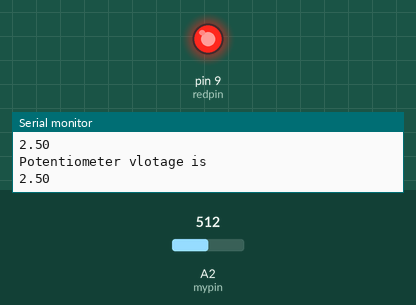
Bench run of a sketch on a simulated Arduino Uno, built with avr-gcc and run on an emulated ATmega328P. Parts: output pins drawn as LEDs (lit = HIGH), the last lines printed to the serial monitor. Inputs (shaded band) come from the test bench; at power-on: A2 (mypin) = 512.

Above: at 1.2 s.
1.3 s: A2 (mypin) set to 601
2.8 s: A2 (mypin) set to 629
At 3.5 s:
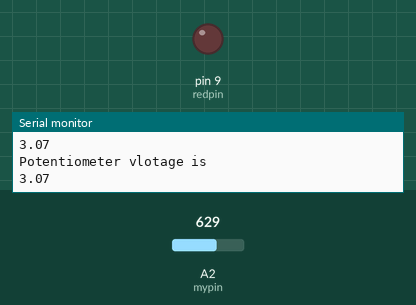
4.5 s: A2 (mypin) set to 511
At 4.8 s:
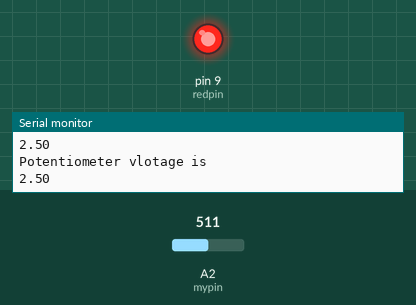
6.0 s: A2 (mypin) set to 417
7.5 s: A2 (mypin) set to 395
At 8.6 s:
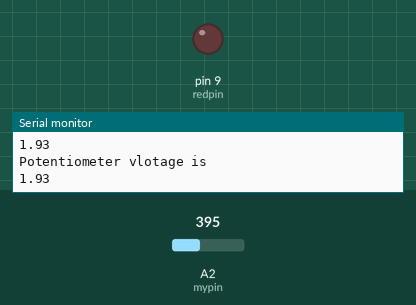
Timing chart, 0 to 10.0 s (numbered marks = the images above; inputs shaded):
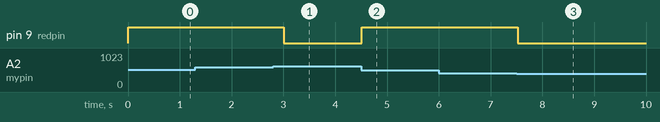

The sketch:

ifstatemnet.ino
```cpp
int mypin = A2;
int readval;
int dt = 250;
float v2;
int redpin = 9;
void setup() {
  // put your setup code here, to run once:
  Serial.begin(9600);
  pinMode(mypin, INPUT);
  pinMode(redpin, OUTPUT);
}

void loop() {
  // put your main code here, to run repeatedly:
  readval = analogRead(mypin);
  v2 = (5. / 1023.) * readval;
  Serial.println("Potentiometer vlotage is ");
  Serial.println(v2);
  // if (v2 >= 4.0) {
   if (v2>2 && v2<3) {
  //  if (v2>2 ==v2<3) {
    digitalWrite(redpin, HIGH);
  }
  // if (v2 <= 4.0) {
  // if (v2  != 5.0) {
  if (v2 <2 || v2>3) {
    digitalWrite(redpin, LOW);
  }

  delay(dt);
}
```

Measured:
- the behaviour switches between 613 and 614 on A2 (mypin) (found by bisection; images 0 and 1)
- the behaviour switches between 410 and 409 on A2 (mypin) (found by bisection; images 2 and 3)
- after the input at 2.8 s, pin 9 (redpin): HIGH → LOW after 0.21 s
- after the input at 4.5 s, pin 9 (redpin): LOW → HIGH at once
- after the input at 7.5 s, pin 9 (redpin): HIGH → LOW at once
